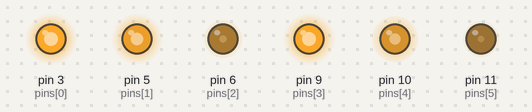
Bench run of a sketch on a simulated Arduino Uno, built with avr-gcc and run on an emulated ATmega328P. Parts: output pins drawn as LEDs (lit = HIGH). Random numbers use the default seed unless the sketch sets one.

Above: at 0.05 s.
At 0.5 s:
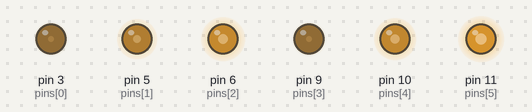
At 1.0 s:
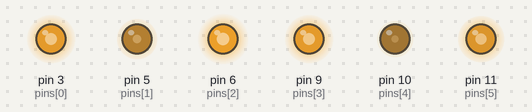
At 1.95 s:
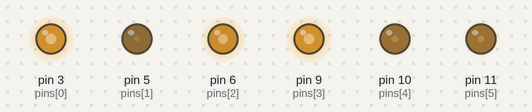
At 2.9 s:
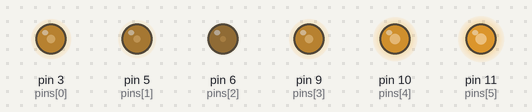
At 3.9 s:
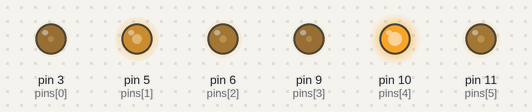
Timing chart, 0 to 9.0 s (numbered marks = the images above):
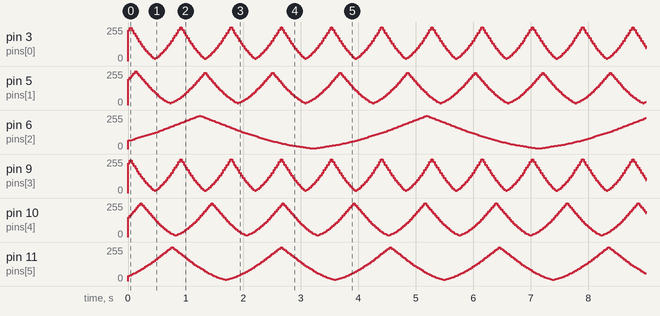

The sketch:

mine_craft_fader.ino
```cpp
#define NR_OF_LIGHTS 6
int pins[NR_OF_LIGHTS] = { 3, 5, 6, 9, 10, 11 };

int values[NR_OF_LIGHTS];
int steps[NR_OF_LIGHTS];

#define NR_OF_FADESTEPS 5
int fadesteps[NR_OF_FADESTEPS] = { 128, 64, 32, 6, 0 };
int fade_delay = 30; // millisec
int fade_cycles = 1000;


int randomlights[NR_OF_LIGHTS];
bool chosenlights[NR_OF_LIGHTS];

void setup() {
  randomSeed(analogRead(0));
  for (int i = 0; i < NR_OF_LIGHTS; i++) {
    values[i] = (int)random(230) + 15; // start values between 'max min' and 'min max'
    steps[i] = (int)random(4) + 1; // steps between 1 and 4
  }
}

void loop() {

  for (int j = 0; j < fade_cycles; j++) {
    for (int i = 0; i < NR_OF_LIGHTS; i++) {
      fadingLight(i);
    }
    delay(fade_delay);

}
}

void fadingLight(int i) {

  int minvalue = (NR_OF_FADESTEPS * abs(steps[i])) + 1;
  int maxvalue = 255 - minvalue;

  int fs = NR_OF_FADESTEPS;
  for (int j = 0; fs > 0; fs--, j++) {
    if (values[i] > fadesteps[j]) {
        break;
    }
  }
  values[i] += fs * steps[i];

  if (values[i] > maxvalue  ||  values[i] < minvalue) {
      steps[i] *= -1;
  }

  analogWrite(pins[i], values[i]);
}
```
